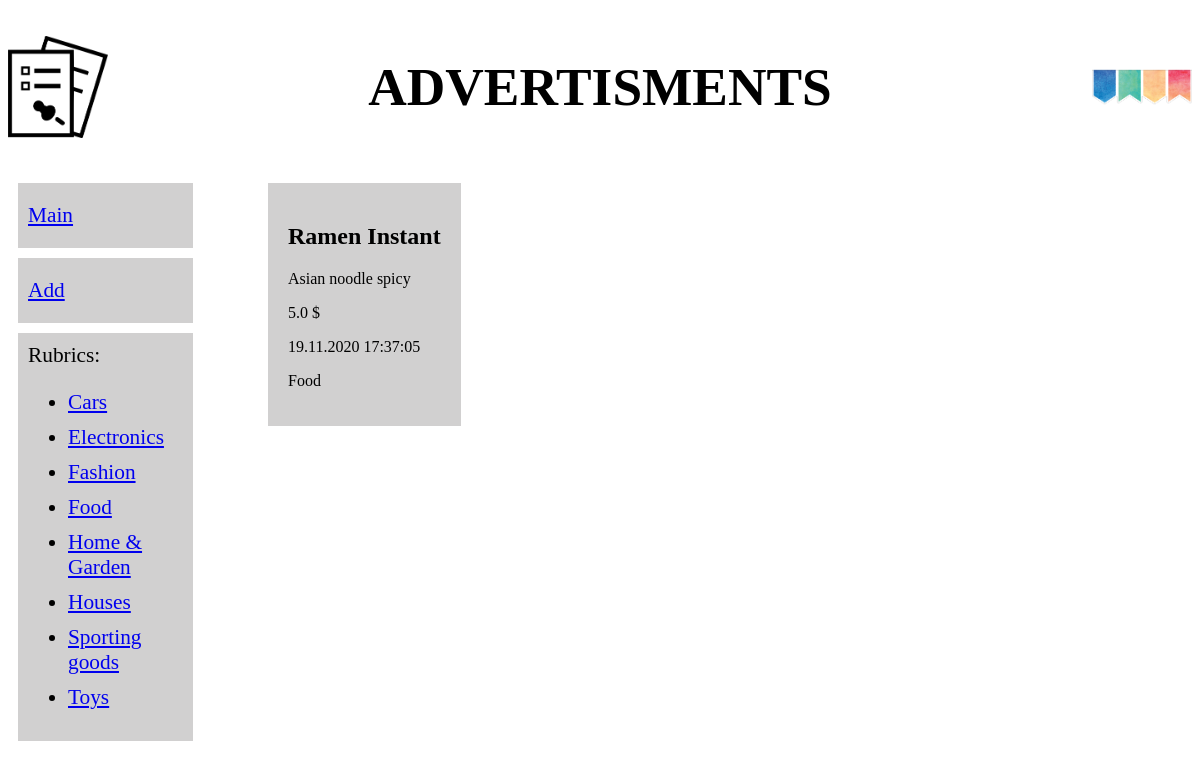
The app's page /1/, older data.
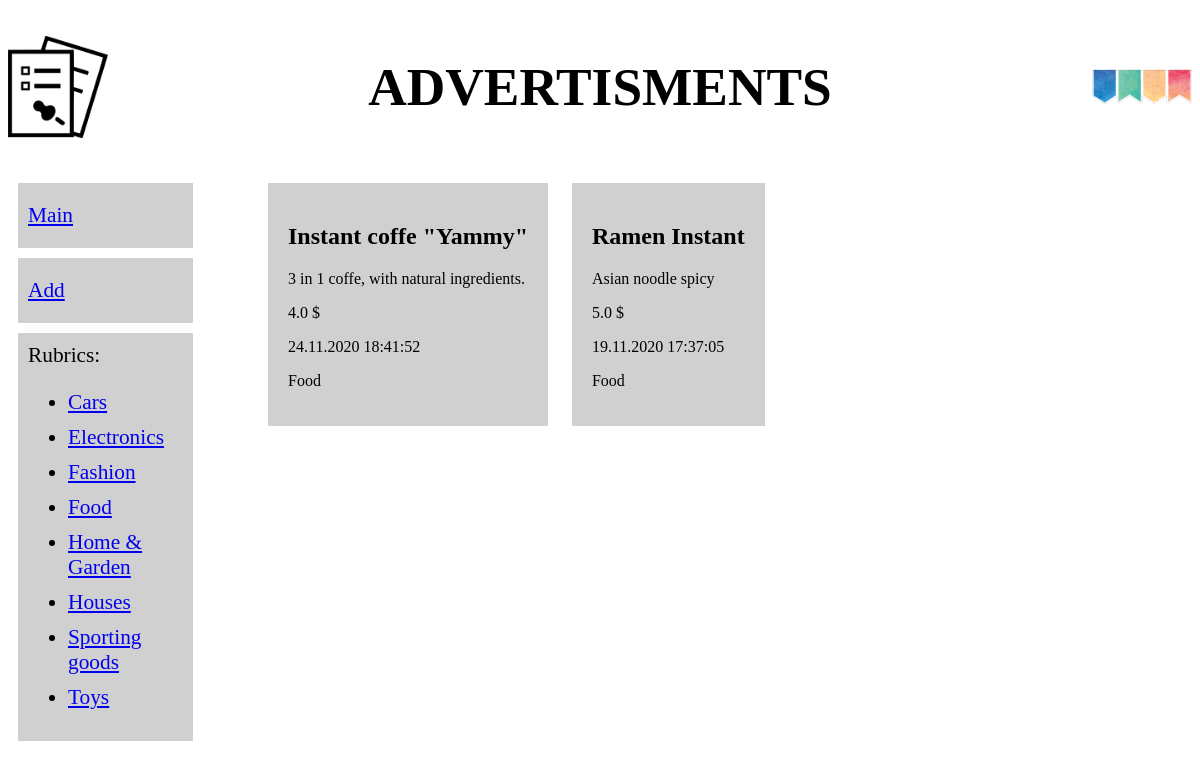
The same page, newer data.
### bboard/models.py (models this page shows, shortened)
class Rubric(models.Model):
	name = models.CharField(max_length=20,db_index=True,verbose_name='NAME')
	class Meta:
		verbose_name_plural = 'Rubrics'
		verbose_name='Rubric'
		ordering = ['name']

class Bb(models.Model):
	title = models.CharField(max_length=50, verbose_name='TITLE')
	content = models.TextField(null=True,blank=True, verbose_name='CONTENT')
	price = models.FloatField(null=True, blank=True, verbose_name='PRICE')
	published = models.DateTimeField(auto_now_add=True, db_index=True, verbose_name='PUBLISHED')
	rubric = models.ForeignKey('Rubric', null=True,on_delete=models.PROTECT, verbose_name='Rubric')
	class Meta:
		verbose_name_plural = 'Advertisments'
		verbose_name = 'Advertisment'
		ordering = ['-published']

### bboard/views.py (the view)
# urls.py: path('<int:rubric_id>/', by_rubric,name='by_rubric'),
def by_rubric(request, rubric_id):
	bbs = Bb.objects.filter(rubric=rubric_id)
	rubrics = Rubric.objects.all()
	current_rubric = Rubric.objects.get(pk=rubric_id)
	context = {'bbs':bbs, 'rubrics':rubrics,'current_rubric':current_rubric}
	return render(request, 'bboard/index.html', context)

### bboard/templates/bboard/index.html
{% extends "layout/basic.html" %}
{% block content %}
	{% for bb in bbs %}
		<div class="b">
			<h2>{{ bb.title }}</h2>
			<p>{{ bb.content }}</p>
			<p>{{ bb.price }} $</p>
			<p> {{ bb.published|date:"d.m.Y H:i:s" }}</p>
			<p><a href="{% url 'bboard:by_rubric' bb.rubric.pk %}"></a>{{ bb.rubric.name }}</p>
		</div>
	{% endfor %}
{% endblock content %}

### bboard/templates/layout/basic.html (shortened to what this page needs)
{% load static %}
<!DOCTYPE html>
<html>
<head>
	<link rel="stylesheet" type="text/css" href="{% static "bboard/style.css" %}">
</head>
<body>
	<header>
		<h1>Advertisments</h1>
	</header>
	<nav>
		<div class="card">
			<a href="{% url 'bboard:index' %}">Main</a>
		</div>
		<div class="card">
			<a href="{% url 'bboard:add' %}">Add</a>
		</div>
		<div class="card">
			Rubrics:
			<ul>
			{% for rubric in rubrics %}
			<li><a href="{% url 'bboard:by_rubric' rubric.pk %}">{{ rubric.name }}</a></li>
			{% endfor %}
			</ul>
		</div>
	</nav>
	<section>
		{% block content %}
		{% endblock content %}
	</section>
</body>
</html>

### bboard/static/bboard/style.css (style rules this page uses)
* { box-sizing: border-box; }
header h1 { font-size: 40pt; text-transform: uppercase; text-align: center; background-image: url("bb.png"), url("bb2.png"); background-position: left, right; background-repeat: no-repeat, no-repeat; background-size: 100px,100px; padding: 20px; width: 100%; }
nav { font-size: 16pt; width: 250px; float: left; }
nav a { display: block; margin: 10px 0px; }
section { margin-left: 170px; }
.card { margin: 10px; padding: 10px; background-color: rgb(209, 208, 208); width: 70%; }
.b { margin: 10px; padding: 20px; background-color: rgb(209, 208, 208); display: inline-block; }

Row changes from the older to the newer data that the page shows:
added Bb: title "Instant coffe \"Yammy\"", content "3 in 1 coffe, with natural ingredients.", price "4.0", published "24.11.2020 18:41:52", rubric.name "Food"
